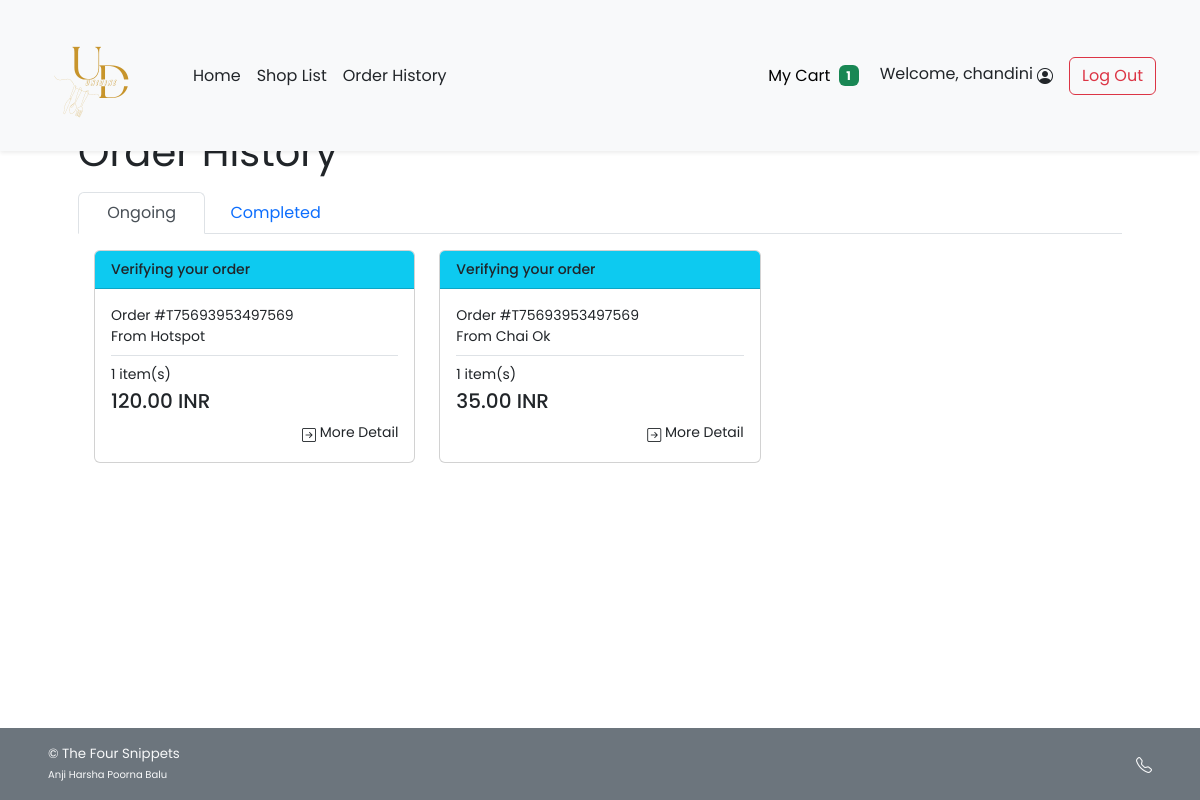
/cust_order_history.php (signed in), run on the app's committed database.
### tables this page shows
CREATE TABLE `order_header` (
  `orh_id` int(11) NOT NULL,
  `c_id` int(11) NOT NULL,
  `s_id` int(11) NOT NULL,
  `p_id` int(11) NOT NULL,
  `orh_ordertime` timestamp NOT NULL DEFAULT current_timestamp(),
  `orh_orderstatus` varchar(45) NOT NULL,
  `orh_finishedtime` datetime DEFAULT NULL,
  `t_id` varchar(45) NOT NULL
);

CREATE TABLE `shop` (
  `s_username` varchar(45) NOT NULL,
  `s_pwd` varchar(45) NOT NULL,
  `s_name` varchar(100) NOT NULL,
  `s_location` varchar(100) NOT NULL,
  `s_email` varchar(100) NOT NULL,
  `s_phoneno` varchar(45) NOT NULL,
  `s_pic` text DEFAULT NULL,
  `s_id` int(11) NOT NULL
);

### cust_order_history.php (the view, shortened to what this page needs)
<!DOCTYPE html>
<html lang="en">
<head>
    <?php
    include("conn_db.php");
    include('head.php');
    ?>
    <link href="css/main.css" rel="stylesheet">
    <link href="css/menu.css" rel="stylesheet">
</head>
<body class="d-flex flex-column h-100">
    <?php include('nav_header.php')?>
    <div class="container px-5 py-4" id="shop-body">
        <a class="nav nav-item text-decoration-none text-muted mb-3" href="#" onclick="history.back();">
        </a>
        <div class="mb-3 text-wrap" id="shop-header">
            <h2 class="display-6 strong fw-normal">Order History</h2>
        </div>
        <nav>
            <div class="nav nav-tabs" id="nav-tab" role="tablist">
                <button class="nav-link active px-4" id="ongoing-tab" data-bs-toggle="tab" data-bs-target="#nav-ongoing"
                    type="button" role="tab" aria-controls="nav-ongoing"
                    aria-selected="true">&nbsp;Ongoing&nbsp;</button>
                <button class="nav-link px-4" id="completed-tab" data-bs-toggle="tab" data-bs-target="#nav-completed"
                    type="button" role="tab" aria-controls="nav-completed" aria-selected="false">Completed</button>
            </div>
        </nav>
        <div class="tab-content" id="nav-tabContent">
            <div class="tab-pane fade show active p-3" id="nav-ongoing" role="tabpanel" aria-labelledby="ongoing-tab">
                <?php
                $ongoing_query = "SELECT * FROM order_header WHERE c_id = {$_SESSION['cid']} AND orh_orderstatus <> 'FNSH';";
                $ongoing_result = $mysqli -> query($ongoing_query);
                $ongoing_num = $ongoing_result -> num_rows;
                if($ongoing_num>0){
            ?>
                <div class="row row-cols-1 row-cols-md-3">
                    <?php while($og_row = $ongoing_result -> fetch_array()){ ?>
                    <div class="col">
                        <a href="cust_order_detail.php?orh_id=<?php echo $og_row["orh_id"]?>"
                            class="text-dark text-decoration-none">
                            <div class="card mb-3">
                                <?php if($og_row["orh_orderstatus"]=="VRFY"){ ?>
                                <div class="card-header bg-info text-dark justify-content-between">
                                  <small class="me-auto d-flex" style="font-weight: 500;">Verifying your order</small>
                                </div>
                                <?php  } else if($og_row["orh_orderstatus"]=="ACPT"){ ?>
                                <div class="card-header bg-secondary text-dark justify-content-between">
                                    <small class="me-auto d-flex" style="font-weight: 500;">Accepted your order</small>
                                </div>
                                <?php }else if($og_row["orh_orderstatus"]=="PREP"){?>
                                <div class="card-header bg-warning justify-content-between">
                                    <small class="me-auto d-flex" style="font-weight: 500;">Preparing your order</small>
                                </div>
                                <?php }else if($og_row["orh_orderstatus"]=="RDPK"){?>
                                <div class="card-header bg-primary text-white justify-content-between">
                                    <small class="me-auto d-flex" style="font-weight: 500;">Your order is ready for
                                        pick-up</small>
                                </div>
                                <?php }else if($og_row["orh_orderstatus"]=="CNCL"){?>
                                <div class="card-header bg-danger text-white justify-content-between">
                                    <small class="me-auto d-flex" style="font-weight: 500;">Order Cancelled</small>
                                </div>
                                <?php }else{?>
                                <div class="card-header bg-success text-white justify-content-between">
                                    <small class="me-auto d-flex" style="font-weight: 500;">Order Finished</small>
                                </div><?php } ?>
                                <div class="card-body">
                                    <div class="card-text row row-cols-1 small">
                                        <div class="col">Order #<?php echo $og_row["t_id"];?></div>
                                        <div class="col mb-2">From
                                            <?php
                                            $shop_query = "SELECT s_name FROM shop WHERE s_id = {$og_row['s_id']};";
                                            $shop_arr = $mysqli -> query($shop_query) -> fetch_array();
                                            echo $shop_arr["s_name"];
                                        ?>
                                        </div>
                                        <?php
                                        $ord_query = "SELECT COUNT(*) AS cnt,SUM(ord_amount*ord_buyprice) AS gt FROM order_detail
                                        WHERE orh_id = {$og_row['orh_id']}";
                                        $ord_arr = $mysqli -> query($ord_query) -> fetch_array();
                                    ?>
                                        <div class="col pt-2 border-top"><?php echo $ord_arr["cnt"]?> item(s)</div>
                                        <div class="col mt-1 mb-2"><strong class="h5"><?php echo $ord_arr["gt"]?>
                                                INR</strong></div>
                                        <div class="col text-end">
                                            <a href="cust_order_detail.php?orh_id=<?php echo $og_row["orh_id"]?>"
                                                class="text-dark text-decoration-none">
                                                <i class="bi bi-arrow-right-square"></i> More Detail
                                            </a>
                                        </div>
                                    </div>
                                </div>
                            </div>
                        </a>
                    </div>
                    <?php } ?>
                </div>
                <?php } ?>
            </div>
        </div>
    </div>
    <footer
        class="footer d-flex flex-wrap justify-content-between align-items-center px-5 py-3 mt-auto bg-secondary text-light">
        <span class="smaller-font">&copy; The Four Snippets <br /><span class="xsmall-font">Anji Harsha Poorna Balu</span></span>
        <ul class="nav justify-content-end list-unstyled d-flex">
            <li class="ms-3">
                <a class="text-light" target="_blank" href="https://mail.google.com/mail/u/0/?tab=rm&ogbl#inbox">
                    <i class="bi bi-telephone"></i>
                </a>
            </li>
        </ul>
    </footer>
</body>
</html>

### css/main.css (style rules this page uses)
html { height: 100%; }
body { height: 100%; padding-top: 4rem; margin-bottom: -50px; font-family: 'Poppins', 'Noto Sans Thai', sans-serif; }
a { cursor: pointer; }
.bi { vertical-align: -0.2em; fill: currentColor; }
.smaller-font { font-size: smaller; }
.xsmall-font { font-size: x-small; }

### css/menu.css (style rules this page uses)
html, body { height: 100%; }

### data on the page
order_header: orh_orderstatus "Verifying your order", t "T75693953497569", s.s_name "Hotspot", cnt "1", gt "120.00"
order_header: orh_orderstatus "Verifying your order", t "T75693953497569", s.s_name "Chai Ok", cnt "1", gt "35.00"

### other printed values
$incart_amt "1"
$_SESSION['firstname'] "chandini"
